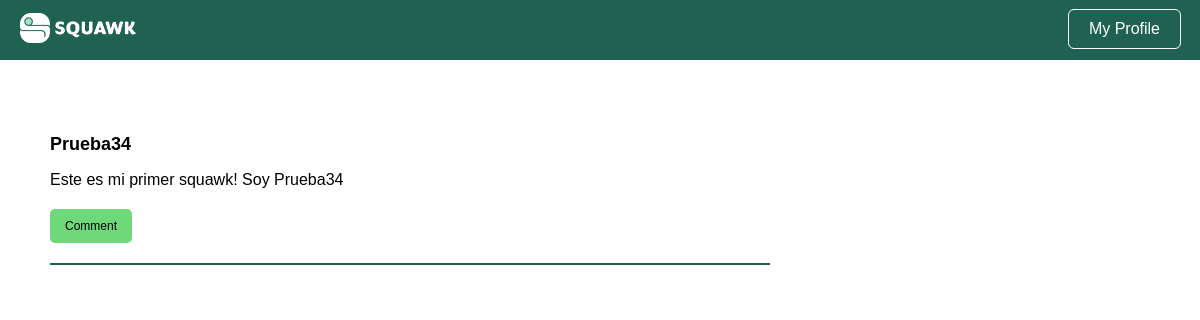
Page /thread/97 (signed in) on the committed database.
### tables this page shows
CREATE TABLE users (
  user_id INTEGER PRIMARY KEY AUTOINCREMENT,
  username VARCHAR NOT NULL,
  password VARCHAR NOT NULL,
  is_admin BOOLEAN NOT NULL
);

CREATE TABLE squawks (
  squawk_id INTEGER PRIMARY KEY AUTOINCREMENT,
  content VARCHAR NOT NULL,
  is_reply_to INT,
  user_id INT,
  created TIMESTAMP NOT NULL DEFAULT CURRENT_TIMESTAMP
);

### ui/squawk_controller.py (the view)
def thread(squawk_id):
  user_id = session['user_id']
  squawk = ss.get_squawk(squawk_id=squawk_id)
  user = us.get_user(squawk.user_id).username
  squawk_info = (squawk, user)
  thread = ts.get_thread(squawk.squawk_id)
  thread_users = [us.get_user(squawk.user_id).username for squawk in thread]
  thread_info = list(zip(thread, thread_users))
  return render_template('thread.html', squawk_info=squawk_info, thread_info=thread_info, user_id=user_id)

### bl/squawk_service.py (called while the page is built)
  def get_squawk(self, squawk_id):
    squawk = self.squawkDAO.get(squawk_id)
    return squawk

### bl/thread_service.py (called while the page is built)
  def get_thread(self, squawk_id):
    squawk = self.squawkDAO.get(squawk_id)
    if not squawk:
      return []
    thread = self._get_replies(squawk_id)
    return thread

  def _get_replies(self, squawk_id):
    replies = []
    squawks = self.squawkDAO.getall()
    for x in squawks:
      if x.is_reply_to == squawk_id:
        replies.append(x)
    return replies

### bl/user_service.py (called while the page is built)
  def get_user(self, user_id):
    user = self.userDAO.get(user_id)
    return user

### dl/squawk_dao.py (called while the page is built)
  def get(self, squawkID):
    query = "SELECT * FROM squawks WHERE squawk_id = ?"
    result = self.DB.run_query(query, (squawkID, ))
    try:
      data = result.fetchone()
      squawk = Squawk(data)
      return squawk
    except:
      return None

  def getall(self):
    query = "SELECT * FROM squawks ORDER BY created DESC"
    result = self.DB.run_query(query)
    try:
      data_list = result.fetchall()
      squawks = []
      for data in data_list:
        squawk = Squawk(data)
        squawks.append(squawk)
      return squawks
    except:
      return None

### dl/user_dao.py (called while the page is built)
  def get(self, userID):
    query = "SELECT * FROM users WHERE user_id = ?"
    result = self.DB.run_query(query, (userID, ))
    try:
      data = result.fetchone()
      user = User(data)
      return user
    except:
      return None

### utils/database.py (called while the page is built)
  def run_query(self, query, parameters=None):
    try:
      cursor = self.connection.cursor()
      if parameters:
        cursor.execute(query, parameters)
      else:
        cursor.execute(query)
      self.connection.commit()
      return cursor
    except Exception as e:
      print(f"Error running query: {e}")
      return None

### templates/thread.html (shortened to what this page needs)
<!DOCTYPE html>
<html>
  <head>
    <link rel="stylesheet" href="{{ url_for('static', filename='squawk_basic.css') }}" />
    <link rel="stylesheet" href="{{ url_for('static', filename='squawk_render.css') }}" />
  </head>
  <body>
    <div class="navbar">
      <a href="{{url_for('home')}}"><img src="{{ url_for('static', filename='img/squawk_long.png') }}" alt="Squawk Logo" class="logo"></a>
      <a href="{{ url_for('user', user_id=user_id) }}"><button class="login-button">My Profile</button></a>
    </div>
    <div class="board">
      <div class="squawk">
        <h4>
          <a href="{{url_for('user', user_id=squawk_info[0].user_id)}}"> {{squawk_info[1]}} </a>
        </h4>
        <p> {{squawk_info[0].content}} </p>
        <a href="{{ url_for('comment', is_reply_to=squawk_info[0].squawk_id) }}"><button id="{{squawk_info[0].squawk_id}}">Comment</button></a>
      </div>
    </div>
  </body>
</html>

### static/squawk_basic.css (style rules this page uses)
body { font-family: Arial, sans-serif; margin: 0; padding: 0; }
a { color: #2660A4 }
.login-button { background-color: transparent; border-radius: 5px; color: white; cursor: pointer; font-size: 16px; margin-right: 10px; outline: 1px solid white; padding: 10px 20px; }
.navbar { background-color: #206252; padding: 10px; display: flex; justify-content: space-between; }
.navbar button { background-color: transparent; border: none; color: white; cursor: pointer; font-size: 16px; margin-bottom: 2px; margin-right: 10px; }
.navbar .logo { height: 30px; margin-left: 10px; margin-top: 3px; }

### static/squawk_render.css (style rules this page uses)
.board { display: flex; flex-direction: column; justify-content: center; margin: 50px; width: 60vw; }
.board a { color: inherit; text-decoration: none; }
.squawk { border-bottom: 2px solid #206252; margin-bottom: 20px; }
.squawk h4 { font-size: 18px; margin-bottom: 10px; }
.squawk p { font-size: 16px; margin-bottom: 10px; }
.squawk button { background-color: #6FD87B; border: none; border-radius: 5px; color: black; cursor: pointer; font-size: 12px; margin-bottom: 20px; margin-top: 10px; padding: 10px 15px; }

### rows in the picture
users: username "Prueba34"
squawks: content "Este es mi primer squawk! Soy Prueba34"
